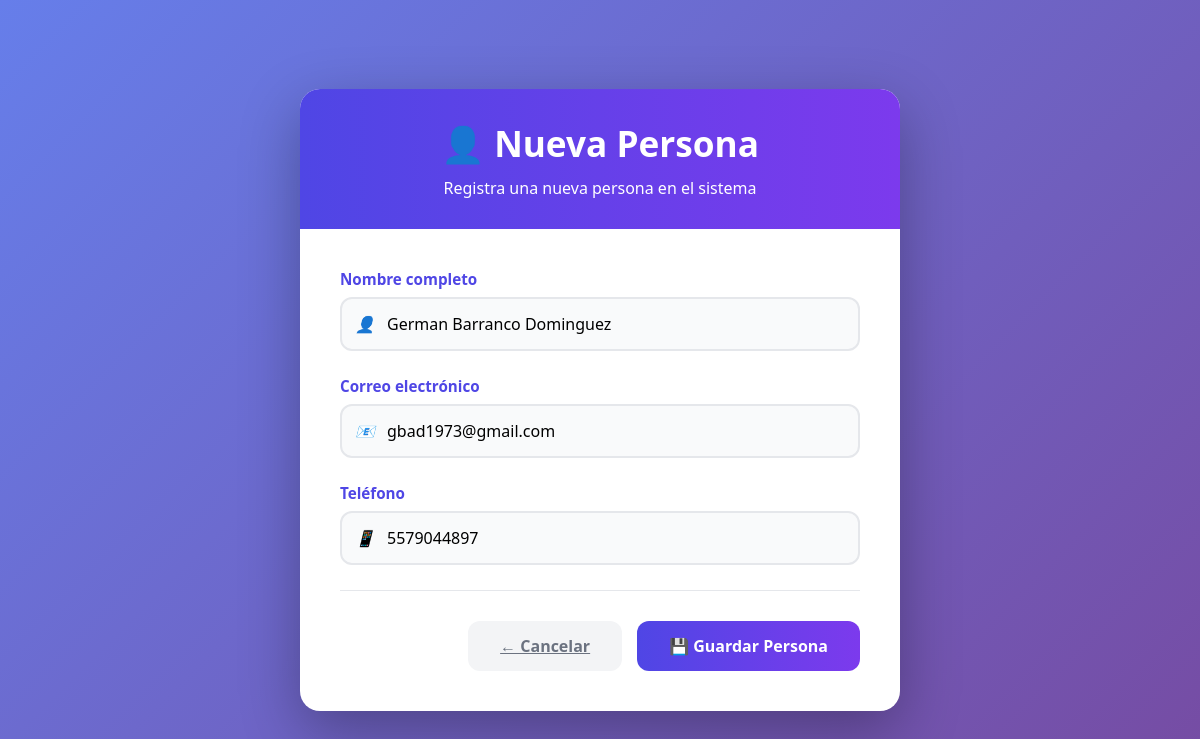
Page /personas/editar/1/ (signed in) on the committed database.
### tarjetas_app/models.py (models this page shows, shortened)
class Persona(models.Model):
    nombre = models.CharField(max_length=100, verbose_name="Nombre completo")
    activo = models.BooleanField(default=True, verbose_name="Activo")
    fecha_registro = models.DateField(auto_now_add=True, verbose_name="Fecha de registro")
    email = models.EmailField(blank=True, verbose_name="Correo electrónico")
    telefono = models.CharField(max_length=20, blank=True, verbose_name="Teléfono")
    class Meta:
        verbose_name = "Persona"
        verbose_name_plural = "Personas"
        ordering = ['nombre']

### tarjetas_app/views.py (the view)
# urls.py: path('personas/editar/<int:persona_id>/', views.editar_persona, name='editar_persona'),
@login_required
def editar_persona(request, persona_id):
    persona = get_object_or_404(Persona, id=persona_id)
    if request.method == 'POST':
        form = PersonaForm(request.POST, instance=persona)
        if form.is_valid():
            form.save()
            messages.success(request, '¡Persona actualizada exitosamente!')
            return redirect('lista_personas')
    else:
        form = PersonaForm(instance=persona)
    return render(request, 'tarjetas_app/nueva_persona.html', {'form': form})

### tarjetas_app/forms.py
class PersonaForm(forms.ModelForm):
    class Meta:
        model = Persona
        fields = ['nombre', 'email', 'telefono']
        widgets = {
            'nombre': forms.TextInput(attrs={
                'class': 'form-control',
                'placeholder': 'Nombre completo',
                'required': 'required'
            }),
            'email': forms.EmailInput(attrs={
                'class': 'form-control',
                'placeholder': 'correo@ejemplo.com'
            }),
            'telefono': forms.TextInput(attrs={
                'class': 'form-control',
                'placeholder': 'Teléfono'
            }),
        }
        labels = {
            'nombre': 'Nombre completo',
            'email': 'Correo Electrónico',
            'telefono': 'Teléfono',
        }

### templates/tarjetas_app/nueva_persona.html (shortened to what this page needs)
<!DOCTYPE html>
<html lang="es">
<head>
</head>
<body>
    <div class="container">
        <div class="header">
            <h1>👤 Nueva Persona</h1>
            <p>Registra una nueva persona en el sistema</p>
        </div>
        <div class="form-container">
            <form method="post">
                <div class="form-group">
                    <label for="id_nombre">Nombre completo</label>
                    <div class="icon-input">
                        <i>👤</i>
                        {{ form.nombre }}
                    </div>
                </div>
                <div class="form-group">
                    <label for="id_email">Correo electrónico</label>
                    <div class="icon-input">
                        <i>📧</i>
                        {{ form.email }}
                    </div>
                </div>
                <div class="form-group">
                    <label for="id_telefono">Teléfono</label>
                    <div class="icon-input">
                        <i>📱</i>
                        {{ form.telefono }}
                    </div>
                </div>
                <div class="form-actions">
                    <a href="{% url 'dashboard' %}" class="btn btn-secondary">
                        ← Cancelar
                    </a>
                    <button type="submit" class="btn btn-primary">
                        💾 Guardar Persona
                    </button>
                </div>
            </form>
        </div>
    </div>
</body>
</html>

### templates/tarjetas_app/nueva_persona.html (style rules this page uses)
* { margin: 0; padding: 0; box-sizing: border-box; font-family: 'Segoe UI', Tahoma, Geneva, Verdana, sans-serif; }
body { background: linear-gradient(135deg, #667eea 0%, #764ba2 100%); min-height: 100vh; display: flex; justify-content: center; align-items: center; padding: 20px; }
.container { background: white; border-radius: 20px; box-shadow: 0 20px 60px rgba(0,0,0,0.3); width: 100%; max-width: 600px; overflow: hidden; }
.header { background: linear-gradient(to right, #4f46e5, #7c3aed); color: white; padding: 30px; text-align: center; }
.header h1 { font-size: 2.2rem; margin-bottom: 10px; }
.form-container { padding: 40px; }
.form-group { margin-bottom: 25px; }
label { color: #4f46e5; font-weight: 600; margin-bottom: 8px; display: block; font-size: 0.95rem; }
.form-control { padding: 14px 16px; border: 2px solid #e5e7eb; border-radius: 12px; font-size: 1rem; width: 100%; transition: all 0.3s ease; background: #f9fafb; }
.form-actions { display: flex; gap: 15px; justify-content: flex-end; border-top: 1px solid #e5e7eb; padding-top: 30px; margin-top: 20px; }
.btn { padding: 14px 32px; border: none; border-radius: 12px; font-size: 1rem; font-weight: 600; cursor: pointer; transition: all 0.3s ease; }
.btn-primary { background: linear-gradient(to right, #4f46e5, #7c3aed); color: white; }
.btn-secondary { background: #f3f4f6; color: #6b7280; }
.icon-input { position: relative; }
.icon-input i { position: absolute; left: 15px; top: 50%; transform: translateY(-50%); color: #9ca3af; }
.icon-input .form-control { padding-left: 45px; }

### rows in the picture
Persona: nombre "German Barranco Dominguez", email "gbad1973@gmail.com", telefono "5579044897"
